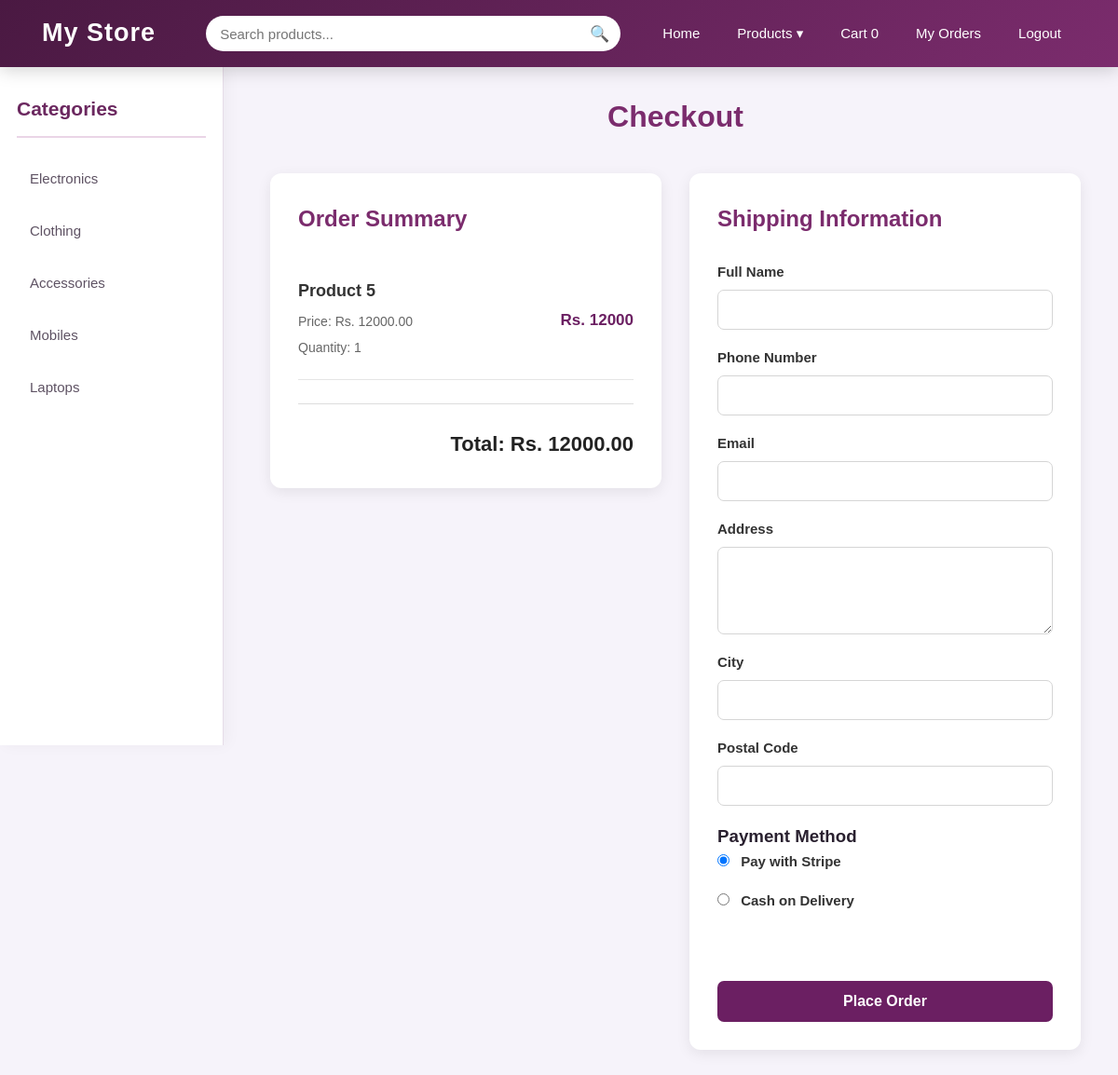
Screenshot of /checkout/ (signed in) with the database file from the repository.
### ecomweb/models.py (models this page shows, shortened)
class CartItem(models.Model):
    user = models.ForeignKey(User, on_delete=models.CASCADE)
    product = models.ForeignKey(Product, on_delete=models.CASCADE)
    quantity = models.PositiveIntegerField(default=1)

class Product(models.Model):
    name = models.CharField(max_length=200)
    description = models.TextField()
    price = models.DecimalField(max_digits=10, decimal_places=2)
    image = models.CharField(max_length=255)
    category = models.CharField(max_length=100)

### ecomweb/views.py (the view, shortened to what this page needs)
# urls.py: path('checkout/', views.checkout, name="checkout"),
@login_required(login_url='login')
def checkout(request):
    cart_items = CartItem.objects.filter(user=request.user)
    if not cart_items.exists():
        return redirect('cart')
    total = sum(
        item.product.price * item.quantity
        for item in cart_items
    )
    return render(request, 'checkout.html', {
        'cart_items': cart_items,
        'total': total,
    })

### ecomweb/templates/checkout.html (shortened to what this page needs)
{% load static %}
<!DOCTYPE html>
<html lang="en">
<head>
    <link rel="stylesheet" href="{% static 'css/style.css' %}">
</head>
<body>
    {% include 'navbar.html' %}
    <div class="checkout-container">
        <h1>Checkout</h1>
        <div class="checkout-content">
            <div class="order-summary">
                <h2>Order Summary</h2>
                {% for item in cart_items %}
                <div class="checkout-item">
                    <div>
                        <h3>{{ item.product.name }}</h3>
                        <p>
                            Price: Rs. {{ item.product.price }}
                        </p>
                        <p>
                            Quantity: {{ item.quantity }}
                        </p>
                    </div>
                    <div>
                        <strong>
                            Rs. {% widthratio item.product.price 1 item.quantity %}
                        </strong>
                    </div>
                </div>
                {% empty %}
                <p>Your cart is empty.</p>
                {% endfor %}
                <hr>
                <h2>Total: Rs. {{ total }}</h2>
            </div>
            <div class="shipping-form">
                <h2>Shipping Information</h2>
                <form method="POST">
                    <label for="name">Full Name</label>
                    <input
                        type="text"
                        id="name"
                        name="name"
                        required
                    >
                    <label for="phone">Phone Number</label>
                    <input
                        type="tel"
                        id="phone"
                        name="phone"
                        required
                    >
                    <label for="email">Email</label>
                    <input
                        type="email"
                        id="email"
                        name="email"
                        required
                    >
                    <label for="address">Address</label>
                    <textarea
                        id="address"
                        name="address"
                        rows="4"
                        required
                    ></textarea>
                    <label for="city">City</label>
                    <input
                        type="text"
                        id="city"
                        name="city"
                        required
                    >
                    <label for="postal_code">Postal Code</label>
                    <input
                        type="text"
                        id="postal_code"
                        name="postal_code"
                    >
                    <h3>Payment Method</h3>
                    <label>
                        <input type="radio" name="payment_method" value="stripe" checked>
                        Pay with Stripe
                    </label>
                    <label>
                        <input type="radio" name="payment_method" value="cod">
                        Cash on Delivery
                    </label>
                    <br><br>
                    <button type="submit">
                        Place Order
                    </button>
                </form>
            </div>
        </div>
    </div>
</body>
</html>

### ecomweb/static/css/style.css (style rules this page uses)
* { margin: 0; padding: 0; box-sizing: border-box; }
html { scroll-behavior: smooth; }
body { font-family: Arial, Helvetica, sans-serif; background: #f6f3fa; color: #29202f; line-height: 1.6; }
.checkout-container { margin-left: 250px; padding: 100px 40px 40px; width: calc(100% - 250px); box-sizing: border-box; }
.checkout-container h1 { text-align: center; margin-bottom: 35px; font-size: 32px; color: #7b2c6d; }
.checkout-content { max-width: 1100px; margin: 0 auto; display: grid; grid-template-columns: 1fr 1fr; gap: 30px; align-items: start; }
.order-summary, .shipping-form { background: #ffffff; padding: 30px; border-radius: 12px; box-shadow: 0 4px 15px rgba(0, 0, 0, 0.08); }
.order-summary h2, .shipping-form h2 { margin-top: 0; margin-bottom: 25px; color: #7b2c6d; font-size: 24px; }
.checkout-item { display: flex; justify-content: space-between; align-items: center; gap: 20px; padding: 18px 0; border-bottom: 1px solid #e5e5e5; }
.checkout-item h3 { margin: 0 0 8px; font-size: 18px; color: #333; }
.checkout-item p { margin: 5px 0; color: #666; font-size: 14px; }
.checkout-item strong { color: #6b1f62; font-size: 17px; white-space: nowrap; }
.order-summary hr { border: none; border-top: 1px solid #ddd; margin: 25px 0; }
.order-summary > h2:last-child { text-align: right; margin-bottom: 0; color: #222; font-size: 22px; }
.shipping-form form { display: flex; flex-direction: column; }
.shipping-form label { margin-bottom: 7px; font-size: 15px; font-weight: 600; color: #333; }
.shipping-form input, .shipping-form textarea { width: 100%; padding: 12px 14px; margin-bottom: 18px; border: 1px solid #d5d5d5; border-radius: 7px; font-size: 15px; font-family: inherit; box-sizing: border-box; outline: none; transition: 0.2s; }
.shipping-form textarea { resize: vertical; }
.shipping-form button { width: 100%; padding: 13px; margin-top: 5px; border: none; border-radius: 7px; background: #6b1f62; color: #ffffff; font-size: 16px; font-weight: 600; cursor: pointer; transition: 0.3s; }
.shipping-form label { display: block; }
.shipping-form input[type="radio"] { width: auto; display: inline-block; margin-right: 8px; }

### rows the page displays
CartItem: product.name "Product 5", product.price "12000.00", quantity "1", product+quantity "12000"

### other values shown
{{ total }} "12000.00"
